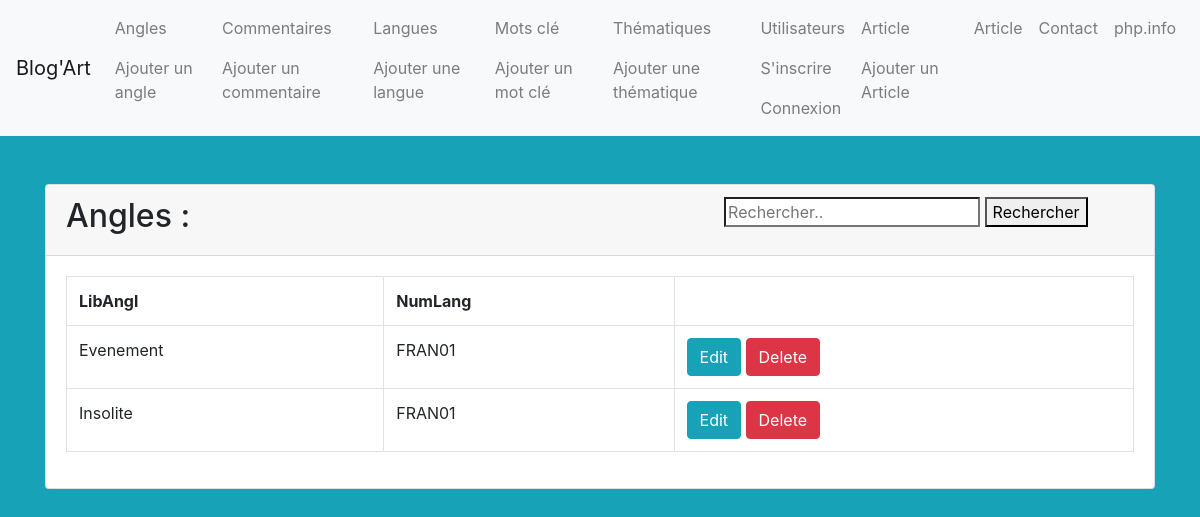
/BACK/Angle/index.php, run on the app's committed database.
### tables this page shows
CREATE TABLE IF NOT EXISTS `angle` (
  `NumAngl` char(8) NOT NULL,
  `LibAngl` char(60) DEFAULT NULL,
  `NumLang` char(8) NOT NULL,
  PRIMARY KEY (`NumAngl`),
  KEY `ANGLE_FK` (`NumAngl`),
  KEY `FK_ASSOCIATION_6` (`NumLang`)
);

### BACK/Angle/index.php (the view)
<?php
require '../db.php';
$sql = 'SELECT * FROM angle';
$statement = $connection->prepare($sql);
$statement->execute();
$langues = $statement->fetchAll(PDO::FETCH_OBJ);
 ?>
<?php require '../header.php'; ?>
<div class="container">
  <div class="card mt-5 bkcard">
    <div class="card-header">
      <div class="box">
        <div class="gauche" ><h2>Angles :</h2></div>
        <form method="post" action="search.php">
          <div class="droit"><input type="search" id="site-search" name="q" placeholder="Rechercher.."> <button>Rechercher</button> </div>
        </form>
      </div>
    </div>
    <div class="card-body">
      <table class="table table-bordered">
        <tr>
          <th>LibAngl</th>
          <th>NumLang</th>
        </tr>
        <?php foreach($langues as $row): ?>
          <tr>
            <td><?= $row->LibAngl; ?></td>
            <td><?= $row->NumLang; ?></td>
            <td>
            <?php
              $id = $row->NumAngl ;
              $LibAngl = $row->LibAngl;
            ?>
              <a href="edit.php?id=<?= $id ?>" class="btn btn-info">Edit</a>
              <a onclick="return confirm('Vous êtes sur le point de supprimer <?php echo $LibAngl ?>, voulez-vous continuer ?')" href="delete.php?id=<?= $id ?>" class='btn btn-danger'>Delete</a>
            </td>
          </tr>
        <?php endforeach; ?>
      </table>
    </div>
  </div>
</div>
<?php require '../footer.php'; ?>

### BACK/Angle/style.css (style rules this page uses)
.box { display: flex; }
.gauche { margin-right:50%; }

### data on the page
angle: LibAngl "Evenement", NumLang "FRAN01"
angle: LibAngl "Insolite", NumLang "FRAN01"
